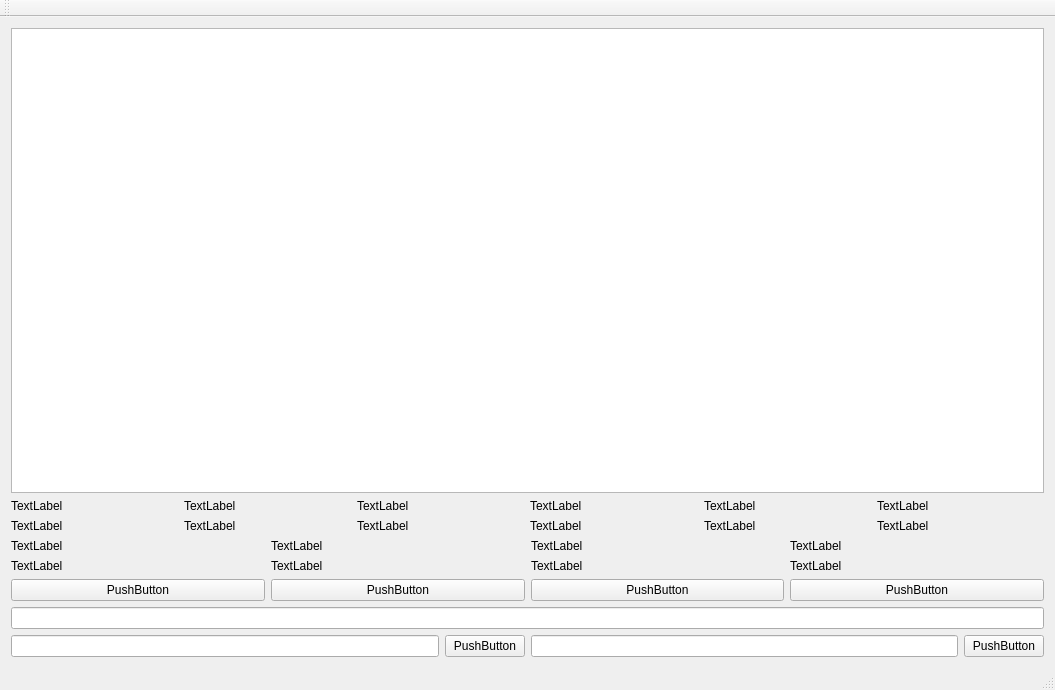
<?xml version="1.0" encoding="UTF-8"?>
<ui version="4.0">
 <class>ConsoleUI</class>
 <widget class="QMainWindow" name="ConsoleUI">
  <property name="geometry">
   <rect>
    <x>0</x>
    <y>0</y>
    <width>1055</width>
    <height>690</height>
   </rect>
  </property>
  <property name="windowTitle">
   <string>ConsoleUI</string>
  </property>
  <widget class="QWidget" name="centralWidget">
   <layout class="QGridLayout" name="gridLayout">
    <item row="0" column="1">
     <layout class="QVBoxLayout" name="verticalLayout">
      <item>
       <widget class="QTextBrowser" name="textBrowser"/>
      </item>
      <item>
       <layout class="QHBoxLayout" name="horizontalLayout">
        <item>
         <widget class="QLabel" name="label">
          <property name="text">
           <string>TextLabel</string>
          </property>
         </widget>
        </item>
        <item>
         <widget class="QLabel" name="label_2">
          <property name="text">
           <string>TextLabel</string>
          </property>
         </widget>
        </item>
        <item>
         <widget class="QLabel" name="label_3">
          <property name="text">
           <string>TextLabel</string>
          </property>
         </widget>
        </item>
        <item>
         <widget class="QLabel" name="label_4">
          <property name="text">
           <string>TextLabel</string>
          </property>
         </widget>
        </item>
        <item>
         <widget class="QLabel" name="label_5">
          <property name="text">
           <string>TextLabel</string>
          </property>
         </widget>
        </item>
        <item>
         <widget class="QLabel" name="label_6">
          <property name="text">
           <string>TextLabel</string>
          </property>
         </widget>
        </item>
       </layout>
      </item>
      <item>
       <layout class="QHBoxLayout" name="horizontalLayout_2">
        <item>
         <widget class="QLabel" name="label_7">
          <property name="text">
           <string>TextLabel</string>
          </property>
         </widget>
        </item>
        <item>
         <widget class="QLabel" name="label_8">
          <property name="text">
           <string>TextLabel</string>
          </property>
         </widget>
        </item>
        <item>
         <widget class="QLabel" name="label_9">
          <property name="text">
           <string>TextLabel</string>
          </property>
         </widget>
        </item>
        <item>
         <widget class="QLabel" name="label_10">
          <property name="text">
           <string>TextLabel</string>
          </property>
         </widget>
        </item>
        <item>
         <widget class="QLabel" name="label_11">
          <property name="text">
           <string>TextLabel</string>
          </property>
         </widget>
        </item>
        <item>
         <widget class="QLabel" name="label_12">
          <property name="text">
           <string>TextLabel</string>
          </property>
         </widget>
        </item>
       </layout>
      </item>
     </layout>
    </item>
    <item row="4" column="1">
     <widget class="QLineEdit" name="lineEdit"/>
    </item>
    <item row="1" column="1">
     <layout class="QHBoxLayout" name="horizontalLayout_3">
      <item>
       <widget class="QLabel" name="label_16">
        <property name="text">
         <string>TextLabel</string>
        </property>
       </widget>
      </item>
      <item>
       <widget class="QLabel" name="label_15">
        <property name="text">
         <string>TextLabel</string>
        </property>
       </widget>
      </item>
      <item>
       <widget class="QLabel" name="label_14">
        <property name="text">
         <string>TextLabel</string>
        </property>
       </widget>
      </item>
      <item>
       <widget class="QLabel" name="label_13">
        <property name="text">
         <string>TextLabel</string>
        </property>
       </widget>
      </item>
     </layout>
    </item>
    <item row="3" column="1">
     <layout class="QHBoxLayout" name="horizontalLayout_5">
      <item>
       <widget class="QPushButton" name="pushButton_2">
        <property name="text">
         <string>PushButton</string>
        </property>
       </widget>
      </item>
      <item>
       <widget class="QPushButton" name="pushButton_3">
        <property name="text">
         <string>PushButton</string>
        </property>
       </widget>
      </item>
      <item>
       <widget class="QPushButton" name="pushButton_4">
        <property name="text">
         <string>PushButton</string>
        </property>
       </widget>
      </item>
      <item>
       <widget class="QPushButton" name="pushButton">
        <property name="text">
         <string>PushButton</string>
        </property>
       </widget>
      </item>
     </layout>
    </item>
    <item row="2" column="1">
     <layout class="QHBoxLayout" name="horizontalLayout_4">
      <item>
       <widget class="QLabel" name="label_20">
        <property name="text">
         <string>TextLabel</string>
        </property>
       </widget>
      </item>
      <item>
       <widget class="QLabel" name="label_19">
        <property name="text">
         <string>TextLabel</string>
        </property>
       </widget>
      </item>
      <item>
       <widget class="QLabel" name="label_18">
        <property name="text">
         <string>TextLabel</string>
        </property>
       </widget>
      </item>
      <item>
       <widget class="QLabel" name="label_17">
        <property name="text">
         <string>TextLabel</string>
        </property>
       </widget>
      </item>
     </layout>
    </item>
    <item row="5" column="1">
     <layout class="QHBoxLayout" name="horizontalLayout_6">
      <item>
       <widget class="QLineEdit" name="lineEdit_2"/>
      </item>
      <item>
       <widget class="QPushButton" name="pushButton_5">
        <property name="text">
         <string>PushButton</string>
        </property>
       </widget>
      </item>
      <item>
       <widget class="QLineEdit" name="lineEdit_3"/>
      </item>
      <item>
       <widget class="QPushButton" name="pushButton_6">
        <property name="text">
         <string>PushButton</string>
        </property>
       </widget>
      </item>
     </layout>
    </item>
   </layout>
  </widget>
  <widget class="QMenuBar" name="menuBar">
   <property name="geometry">
    <rect>
     <x>0</x>
     <y>0</y>
     <width>1055</width>
     <height>23</height>
    </rect>
   </property>
  </widget>
  <widget class="QToolBar" name="mainToolBar">
   <attribute name="toolBarArea">
    <enum>TopToolBarArea</enum>
   </attribute>
   <attribute name="toolBarBreak">
    <bool>false</bool>
   </attribute>
  </widget>
  <widget class="QStatusBar" name="statusBar"/>
 </widget>
 <layoutdefault spacing="6" margin="11"/>
 <resources/>
 <connections/>
</ui>
